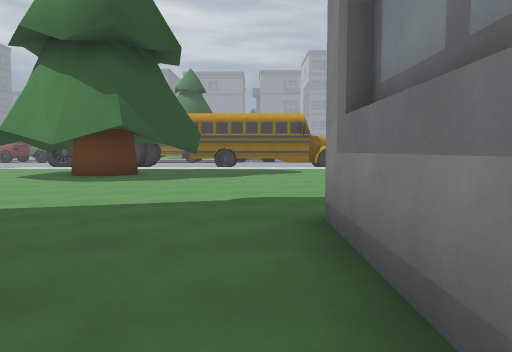
View 1 (above)

24 first-person views from a walk through a 3-D level made in the Godot game engine. The camera is 1.3 m above the floor, tilts 4° down and sees 70° across. The floor is counted in squares, 2 m on a side. Each view is taken from the middle of a square. On the plan, view 1 faces up. The plan holds only what a view shows up to about 11 squares ahead; the rest is blank. The place goes on beyond the plan.

View 2
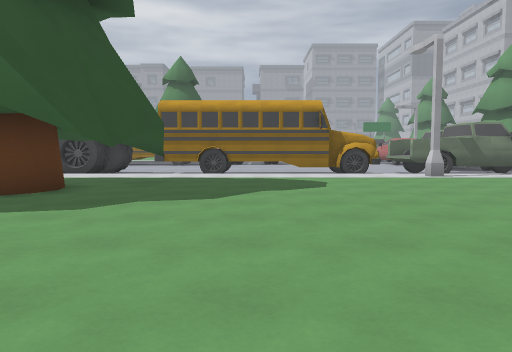

View 3
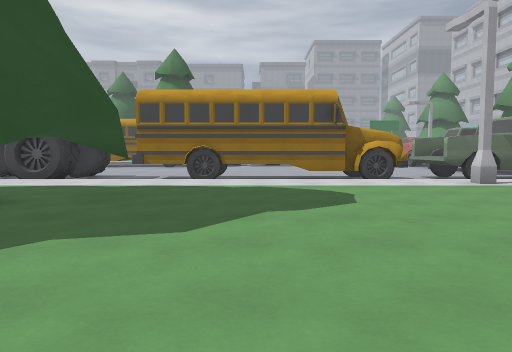

View 4
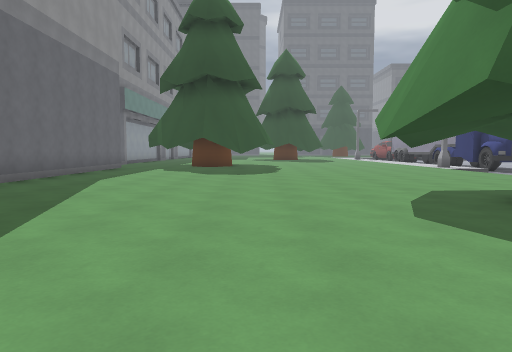

View 5
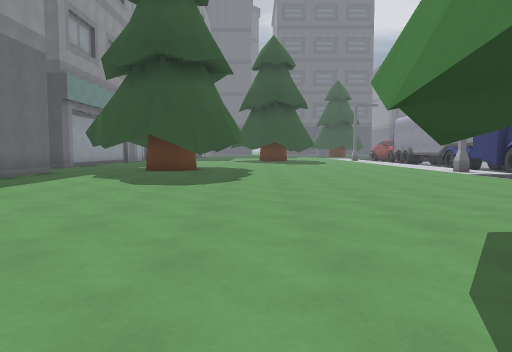

View 6
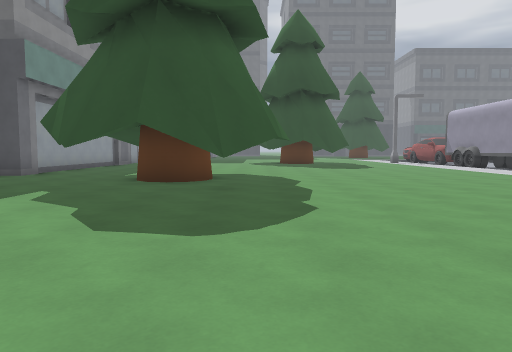

View 7
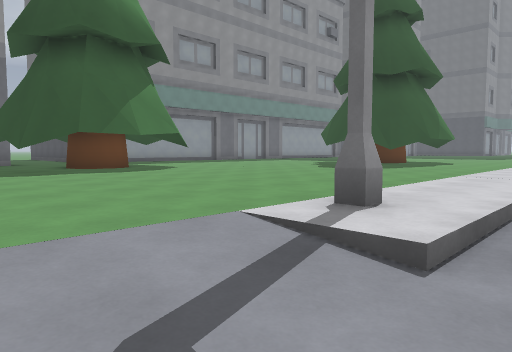

View 8
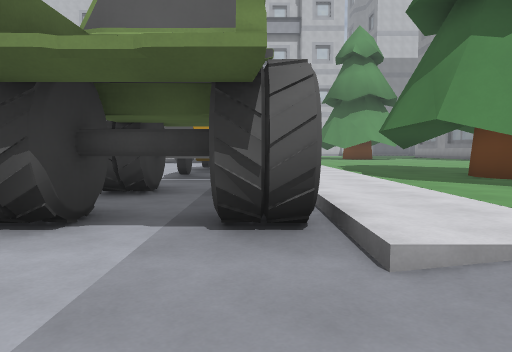

View 9
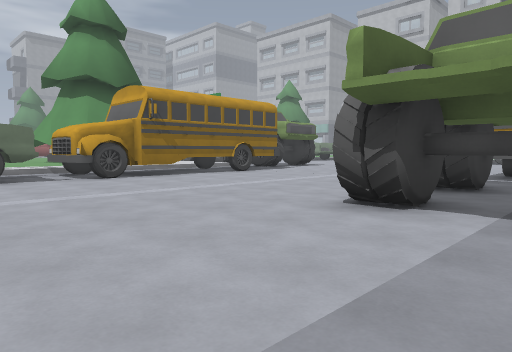

View 10
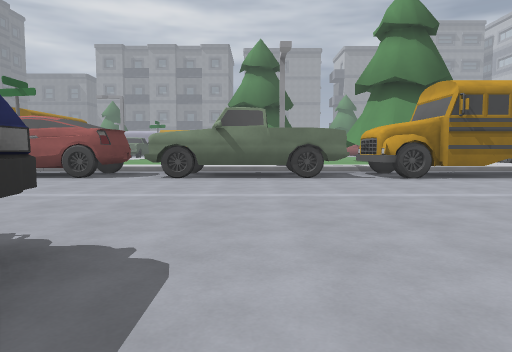

View 11
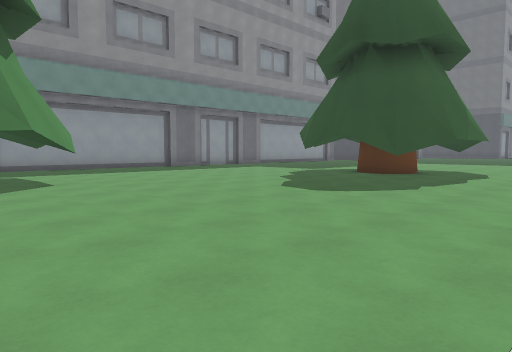

View 12
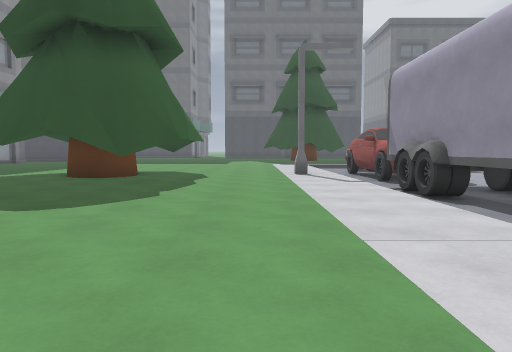

View 13
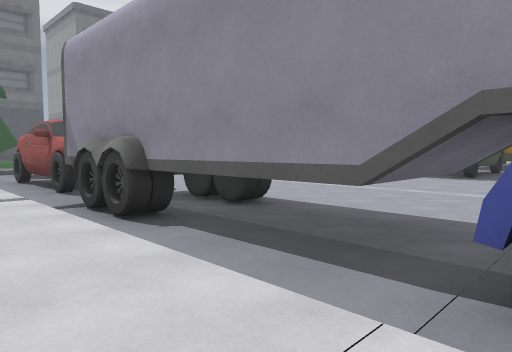

View 14
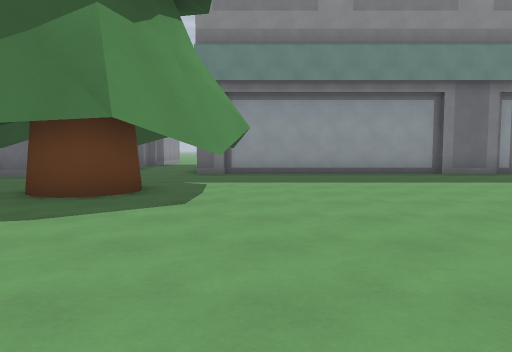

View 15
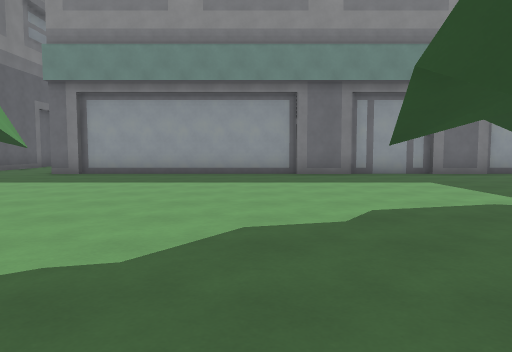

View 16
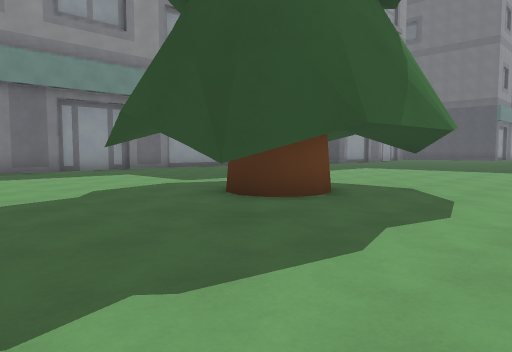

View 17
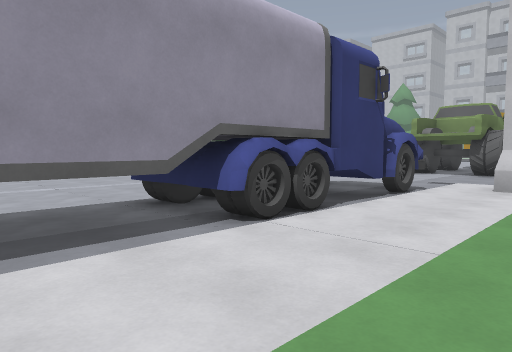

View 18
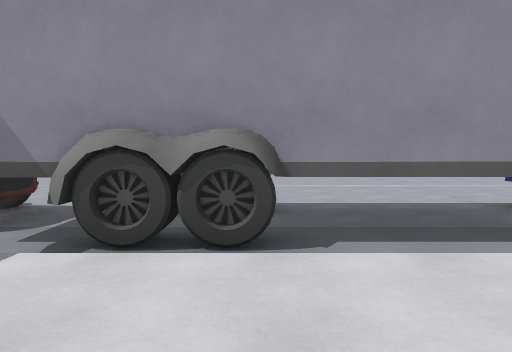

View 19
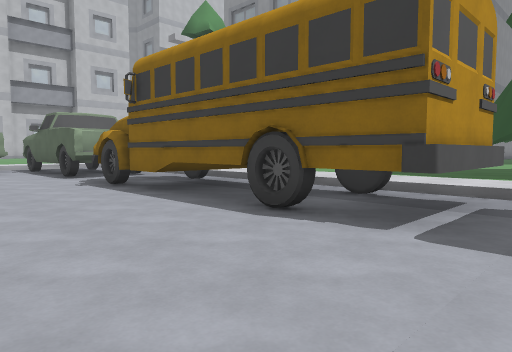

View 20
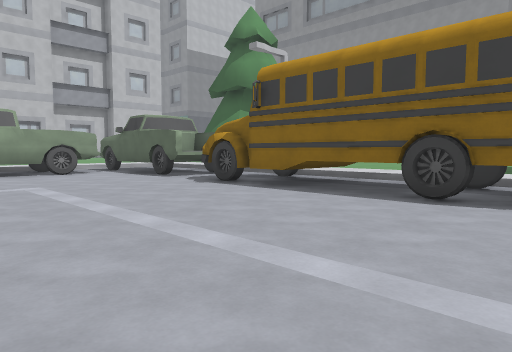

View 21
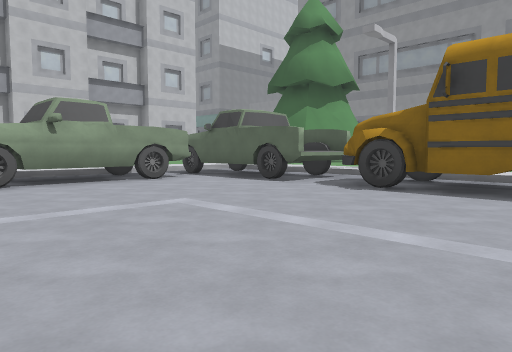

View 22
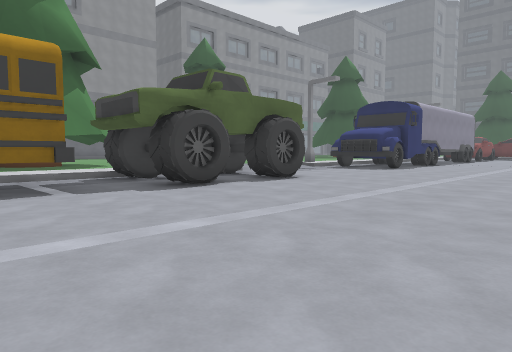

View 23
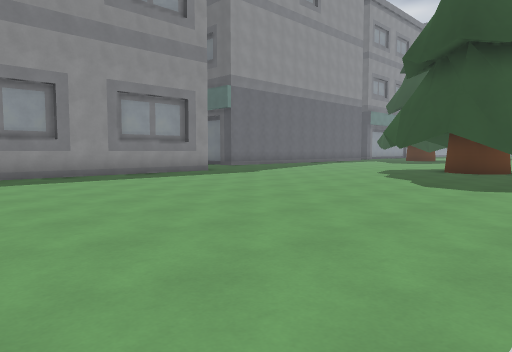

View 24
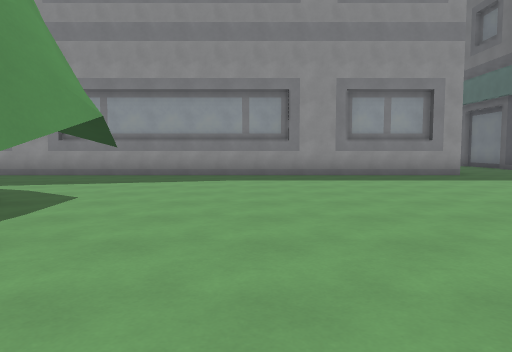

### Floor plan
Key: @ floor where view 1 was taken; # wall or solid block; x gap in a wall; . main floor; - floor 0.25 m lower than the main floor; / step, stairs or slope; ^ raised ledge; T tree; R truck; B bus.
Columns run from 29 left of view 1 to 8 right of it. Each row starts with its distance up from view 1.
 23        ---------RRR------B-------
 22        ------------------------------R
 21        ------------------------------R
 20   -- --------------------------------R
 19   -- -------- -----------------------R
 18    ---------   ----------------------R
 17     ####  x##  #-----RRRR-BBBBBBB-RRRR
 16 #####  #  ^#####-----R--R-B B B   RRR
 15 -----^##########-----RRRR-BBBBBBB-RRRR
 14   ............../---/................
 13   .#...........#..................#...
 12   .....................T..T...........
 11 .......................T.T.T..........
 10 ..T..T..................T............T
  9 .TT.TTT................T.T.T..........
  8 ...TT................................T
  7 .TT...T..................T............
  6   ..........T..T......................
  5   ..........T.TTT.....................
  4  ............TT.......................
  3  ...........T...T......... ...########
  2  .............T..........  ...#
  1  ...............#######     ..#
  0 .##..##........              @
 -1 #############..

Positions as (right, up) in squares from view 1, and headings:
1: (0, 0), facing up
2: (0, 4), facing up
3: (0, 6), facing up
4: (0, 6), facing left
5: (-3, 7), facing left
6: (-7, 6), facing left
7: (-11, 15), facing down-left
8: (-11, 15), facing right
9: (-12, 15), facing up-right
10: (-12, 15), facing up
11: (-15, 13), facing down-left
12: (-16, 12), facing left
13: (-18, 13), facing up-left
14: (-18, 10), facing down
15: (-22, 10), facing down
16: (-21, 12), facing down-left
17: (-21, 12), facing up-right
18: (-22, 12), facing up
19: (-4, 20), facing down-right
20: (-3, 22), facing down-right
21: (0, 23), facing down-right
22: (-1, 23), facing down-left
23: (8, 13), facing down-left
24: (6, 13), facing down
